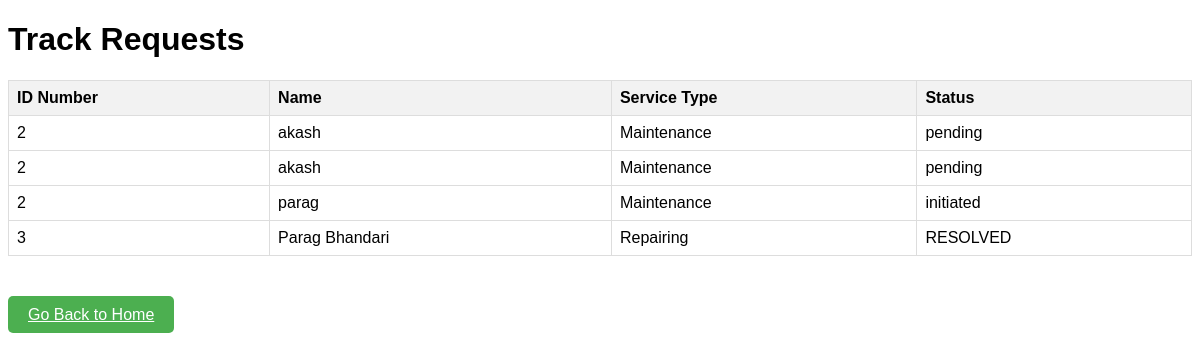
Screenshot of /track_request/ with the database file from the repository.
### members/models.py (models this page shows, shortened)
class Request(models.Model):
    id_number = models.CharField(max_length=100)
    name = models.CharField(max_length=100)
    service_type = models.CharField(max_length=100)
    status = models.CharField(max_length=100, default='pending')  # Add a default value

### members/views.py (the view)
# urls.py: path('track_request/', views.track_request, name='track_request'),
def track_request(request):
    all_requests = Request.objects.all()
    return render(request, 'members/track_request.html', {'all_requests': all_requests})

### members/templates/members/track_request.html (shortened to what this page needs)
<!DOCTYPE html>
<html lang="en">
<head>
</head>
<body>
    <h1>Track Requests</h1>
    <table>
        <thead>
            <tr>
                <th>ID Number</th>
                <th>Name</th>
                <th>Service Type</th>
                <th>Status</th>
            </tr>
        </thead>
        <tbody>
            {% for request in all_requests %}
            <tr>
                <td>{{ request.id_number }}</td>
                <td>{{ request.name }}</td>
                <td>{{ request.service_type }}</td>
                <td>{{ request.status }}</td>
            </tr>
            {% endfor %}
        </tbody>
    </table><div>
    <a href="{% url 'home' %}" class="button">Go Back to Home</a>
    </div>
</body>
</html>

### members/templates/members/track_request.html (style rules this page uses)
body { font-family: Arial, sans-serif; }
table { width: 100%; border-collapse: collapse; }
th, td { border: 1px solid #ddd; padding: 8px; text-align: left; }
th { background-color: #f2f2f2; }
div { margin-top:50px; }
.button { background-color: #4CAF50; color: white; border: none; cursor: pointer; padding: 10px 20px; border-radius: 5px; transition: background-color 0.3s; margin-top: 100px; }

### rows the page displays
Request: id_number "2", name "akash", service_type "Maintenance", status "pending"
Request: id_number "2", name "akash", service_type "Maintenance", status "pending"
Request: id_number "2", name "parag", service_type "Maintenance", status "initiated"
Request: id_number "3", name "Parag Bhandari", service_type "Repairing", status "RESOLVED"
